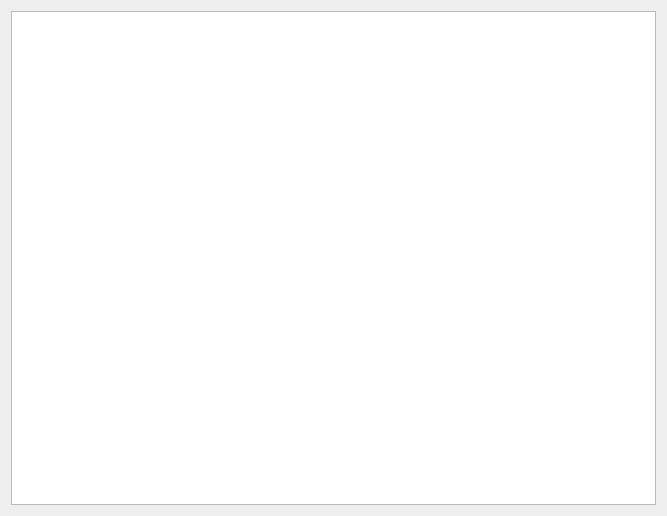
<?xml version="1.0" encoding="UTF-8"?>
<ui version="4.0">
 <class>Keyboard</class>
 <widget class="QWidget" name="Keyboard">
  <property name="geometry">
   <rect>
    <x>0</x>
    <y>0</y>
    <width>667</width>
    <height>516</height>
   </rect>
  </property>
  <property name="windowTitle">
   <string>Form</string>
  </property>
  <layout class="QVBoxLayout" name="verticalLayout">
   <item>
    <widget class="QGraphicsView" name="graphicsView"/>
   </item>
  </layout>
 </widget>
 <resources/>
 <connections/>
</ui>
